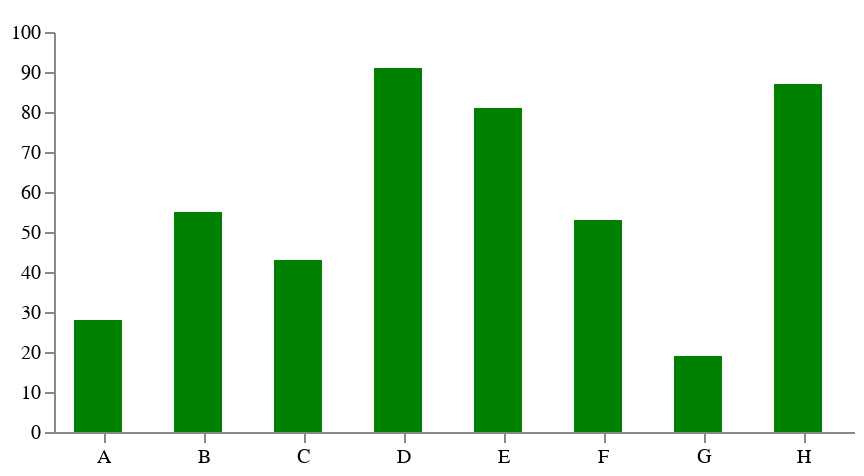

Here is the Vega-Lite specification saved for this chart:
### Vega specification from a JSON file in a GitHub repository (floating-point values rounded to 4 significant figures)
{"$schema": "https://vega.github.io/schema/vega/v3.0.json", "width": 400, "height": 200, "padding": {"left": 5, "right": 5, "top": 5, "bottom": 5}, "data": [{"name": "table", "values": [{"category": "A", "amount": 28}, {"category": "B", "amount": 55}, {"category": "C", "amount": 43}, {"category": "D", "amount": 91}, {"category": "E", "amount": 81}, {"category": "F", "amount": 53}, {"category": "G", "amount": 19}, {"category": "H", "amount": 87}]}], "signals": [{"name": "tooltip", "value": {}, "on": [{"events": "rect:mouseover", "update": "datum"}, {"events": "rect:mouseout", "update": "{}"}]}], "scales": [{"name": "xscale", "type": "band", "domain": {"data": "table", "field": "category"}, "range": "width"}, {"name": "yscale", "domain": {"data": "table", "field": "amount"}, "nice": true, "range": "height"}], "axes": [{"orient": "bottom", "scale": "xscale"}, {"orient": "left", "scale": "yscale"}], "marks": [{"type": "rect", "from": {"data": "table"}, "encode": {"enter": {"x": {"scale": "xscale", "field": "category", "offset": 10}, "width": {"scale": "xscale", "band": 0.5, "offset": -1}, "y": {"scale": "yscale", "field": "amount"}, "y2": {"scale": "yscale", "value": 0}}, "update": {"fill": {"value": "green"}}, "hover": {"fill": {"value": "yellow"}}}}, {"type": "text", "encode": {"enter": {"align": {"value": "center"}, "baseline": {"value": "bottom"}, "fill": {"value": "#333"}}, "update": {"x": {"scale": "xscale", "signal": "tooltip.category", "band": 0.5}, "y": {"scale": "yscale", "signal": "tooltip.amount", "offset": -2}, "text": {"signal": "tooltip.amount"}, "fillOpacity": [{"test": "datum === tooltip", "value": 0}, {"value": 1}]}}}]}
